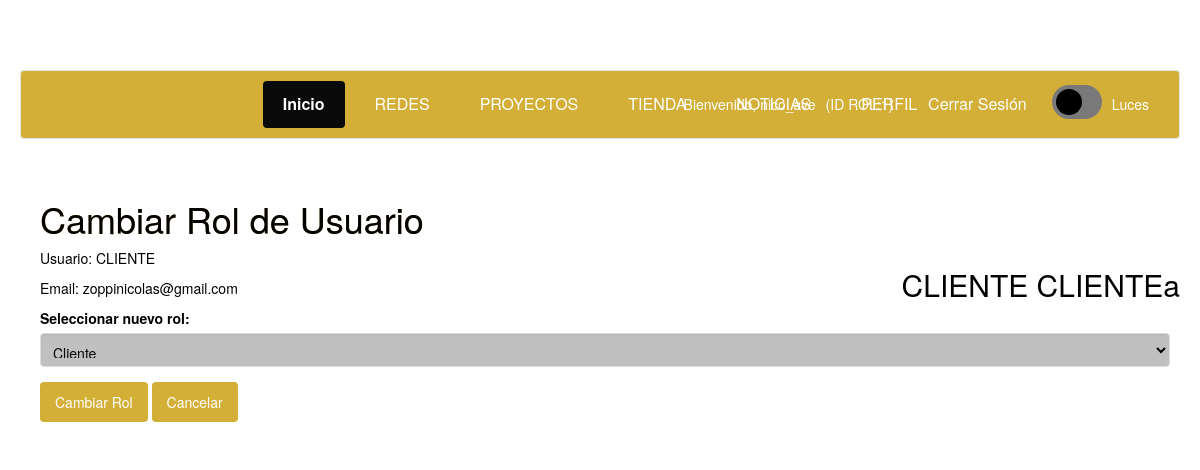
The page /admin/cambiar_rol.php?id=33 (signed in) on the database its author committed.
### tables this page shows
CREATE TABLE `usuarios` (
  `idusuario` int(11) NOT NULL,
  `nickname` varchar(255) NOT NULL,
  `email` varchar(255) NOT NULL,
  `contrasenia` varchar(255) NOT NULL,
  `fb_id` varchar(255) DEFAULT NULL,
  `foto` varchar(255) DEFAULT NULL,
  `descripcion` varchar(255) DEFAULT NULL,
  `twitter` varchar(255) DEFAULT NULL,
  `instagram` varchar(255) DEFAULT NULL,
  `facebook` varchar(255) DEFAULT NULL,
  `idestado` int(11) NOT NULL,
  `nombre` varchar(50) NOT NULL,
  `apellido` varchar(50) NOT NULL,
  `discord_id` varchar(255) DEFAULT NULL,
  `avatar` varchar(255) DEFAULT NULL,
  `fecha_registro` datetime NOT NULL DEFAULT current_timestamp()
);

CREATE TABLE `rol_usuarios` (
  `idrol` int(11) NOT NULL,
  `idusuario` int(11) NOT NULL
);

CREATE TABLE `roles` (
  `idrol` int(11) NOT NULL,
  `descripcion` varchar(255) NOT NULL
);

### admin/cambiar_rol.php (the view, shortened to what this page needs)
<?php
require '../conexion.php';
$userId = intval($_GET['id']);
$userQuery = mysqli_query($conexion, "SELECT * FROM usuarios WHERE idusuario = $userId");
$user = mysqli_fetch_assoc($userQuery);
$rolActual = 0;
$query_rol_actual = mysqli_query($conexion, "SELECT idrol FROM rol_usuarios WHERE idusuario = $userId");
if ($rol = mysqli_fetch_assoc($query_rol_actual)) {
    $rolActual = $rol['idrol'];
}
$roles = [];
$query_roles = mysqli_query($conexion, "SELECT * FROM roles");
while ($rol = mysqli_fetch_assoc($query_roles)) {
    $roles[] = $rol;
}
?>
<!DOCTYPE html>
<html lang="es">
<head>
    <link href="css/perfil.css" rel="stylesheet">
    <link rel="stylesheet" href="https://cdnjs.cloudflare.com/ajax/libs/font-awesome/6.0.0/css/all.min.css">
    <link href="css/EstilosAdicionalesABM.css" rel="stylesheet">
</head>
<body>
<?php include("header_admin.php"); ?>
<div class="container">
    <h1>Cambiar Rol de Usuario</h1>
    <div class="user-info">
        <h2><?php echo htmlspecialchars($user['nombre'] . ' ' . htmlspecialchars($user['apellido'])); ?></h2>
    </div>
        <p>Usuario: <?php echo htmlspecialchars($user['nickname']); ?></p>
        <p>Email: <?php echo htmlspecialchars($user['email']); ?></p>
    <form method="POST" action="cambiar_rol.php?id=<?php echo $userId; ?>">
        <div class="form-group">
            <label for="nuevo_rol">Seleccionar nuevo rol:</label>
            <select id="nuevo_rol" name="nuevo_rol" required class="form-control">
                <?php foreach ($roles as $rol): ?>
                    <option value="<?php echo $rol['idrol']; ?>" <?php echo ($rol['idrol'] == $rolActual) ? 'selected' : ''; ?>>
                        <?php echo htmlspecialchars($rol['descripcion']); ?>
                    </option>
                <?php endforeach; ?>
            </select>
        </div>
        <div class="form-actions">
            <button type="submit" class="btn btn-primary">Cambiar Rol</button>
            <a href="../ver_perfil.php?id=<?php echo $userId; ?>" class="btn btn-default">Cancelar</a>
        </div>
    </form>
</div>
</body>
</html>

### admin/header_admin.php (shortened to what this page needs)
<?php
include("../conexion.php");
$idusuario = $_SESSION['logueado'];
$consulta = mysqli_query($conexion, "SELECT * FROM usuarios WHERE idusuario = $idusuario");
while($respuesta = mysqli_fetch_assoc($consulta)) {
    $nick = $respuesta['nickname'];
    $rol = $_SESSION['rol'];
}
?>
<link href="css/perfil.css" rel="stylesheet">
<link rel="stylesheet" href="https://maxcdn.bootstrapcdn.com/bootstrap/3.3.5/css/bootstrap.min.css">
<link href="css/proyectlist.css" rel="stylesheet">
<link href="css/dark-mode.css" rel="stylesheet">
<link rel="stylesheet" href="https://cdnjs.cloudflare.com/ajax/libs/font-awesome/6.0.0/css/all.min.css">
<div class="navbar">
    <a href="../inicio.php" class="active">Inicio</a>
    <a href="redeslist.php">REDES</a>
    <a href="proyectoslist.php">PROYECTOS</a>
    <a href="../Archivo tienda.php">TIENDA</a>
    <a href="https://es.cointelegraph.com/tags/games">NOTICIAS</a>
    <a href="../perfil.php">PERFIL</a>
    <div class="user-info">
        <span>Bienvenido, <?php echo $nick; ?></span>
        <span>(ID ROL:<?php echo $rol; ?>)</span>
        <a href="../logout.php" style="color:rgb(0, 0, 0);">Cerrar Sesión</a>
        <label class="toggle-switch">
                <span class="slider"></span>
                </label>
                <span>Luces</span>
    </div>
</div>

### admin/css/perfil.css (style rules this page uses)
:root { --primary: rgb(212, 175, 55); --secondary: #000000; --dark: #36332d; --light: #f5f6fa; --success: #00b894; --danger: #d63031; --bg-color: #f5f6fa; --text-color: #2d3436; --card-bg: white; }
* { margin: 0; padding: 0; box-sizing: border-box; transition: background-color 0.3s, color 0.3s; }
body { font-family: 'Inter', sans-serif; background-color: var(--bg-color); color: var(--text-color); line-height: 1.6; padding: 20px; }
.container { max-width: 1200px; margin: 0 auto; padding: 20px; }
h1 { font-size: 2.5rem; margin-bottom: 10px; background: linear-gradient(45deg, var(--primary), var(--secondary)); -webkit-background-clip: text; background-clip: text; color: transparent; }
.toggle-switch { position: relative; display: inline-block; width: 60px; height: 30px; }
.slider { position: absolute; cursor: pointer; top: 0; left: 0; right: 0; bottom: 0; background-color: #ccc; transition: .4s; border-radius: 34px; }
.slider:before { position: absolute; content: ""; height: 22px; width: 22px; left: 4px; bottom: 4px; background-color: white; transition: .4s; border-radius: 50%; }
.navbar { background-color: #9b8028; overflow: hidden; display: flex; justify-content: center; padding: 10px 0; }
.navbar a { color: white; text-align: center; padding: 12px 20px; text-decoration: none; font-size: 16px; margin: 0 5px; border-radius: 4px; transition: background-color 0.3s; }
.navbar a.active { background-color: #0a0a0a; font-weight: bold; }
.user-info { position: absolute; right: 20px; color: white; display: flex; align-items: center; }
.user-info span { margin-right: 10px; }
.btn { background:rgb(212, 175, 55); color: white; border: none; padding: 10px 15px; border-radius: 4px; cursor: pointer; }

### admin/css/EstilosAdicionalesABM.css (style rules this page uses)
.form-group { margin-bottom: 15px; }
.form-group label { display: block; margin-bottom: 5px; font-weight: bold; }
.form-group input, .form-group select { width: 100%; padding: 8px; border: 1px solid rgb(221, 221, 221); border-radius: 4px; }
.btn { background:rgb(212, 175, 55); color: white; border: none; padding: 10px 15px; border-radius: 4px; cursor: pointer; }

### admin/css/proyectlist.css (style rules this page uses)
body { background-color: #121212; color: #e0e0e0; min-height: 200px; padding-top: 70px; }
.btn-default { background-color: #333333; color: #e0e0e0; border: 1px solid #444444; }
.container { background-color: #1a1a1a; padding: 20px; border-radius: 8px; }

### admin/css/dark-mode.css (style rules this page uses)
:root { --primary: rgb(212, 175, 55); --secondary: #000000; --bg-color: #ffffff; --text-color: rgb(2, 2, 2); --header-bg: rgb(212, 175, 55); --footer-bg: rgb(212, 175, 55); --card-bg: #c0c0c0; --border-color: #dee2e6; }
* { margin: 0; padding: 0; box-sizing: border-box; transition: background-color 0.3s, color 0.3s, border-color 0.3s; }
body, .container, .row, .col-md-12, .outer_div, .section-container, .game-section { background-color: var(--bg-color) !important; color: var(--text-color) !important; }
.toggle-switch { position: relative; display: inline-block; width: 60px; height: 34px; }
.slider { position: absolute; cursor: pointer; top: 0; left: 0; right: 0; bottom: 0; background-color: #797979; transition: .4s; border-radius: 34px; }
.slider:before { position: absolute; content: ""; height: 26px; width: 26px; left: 4px; bottom: 4px; background-color: rgb(0, 0, 0); transition: .4s; border-radius: 50%; }
.navbar, header { background-color: var(--header-bg) !important; border-color: var(--border-color); color: var(--text-color); }
.btn { background: var(--primary); color: white; border: none; padding: 10px 15px; border-radius: 4px; cursor: pointer; }
a { color: var(--primary); }
.form-control, .input-group-addon { background-color: var(--card-bg); color: var(--text-color); border-color: var(--border-color); }
.navbar a, .navbar-brand, footer, footer a, footer p { color: rgb(255, 255, 255) !important; }
h1, h2, h3, h4, h5, h6, .game-title, .section-title { color: var(--text-color) !important; }

### rows shown on the page
usuarios: nickname "nico_ave"
usuarios: nombre+apellido "CLIENTE CLIENTEa", nickname "CLIENTE", email "zoppinicolas@gmail.com"
rol_usuarios: nuevo_rol "Cliente"

### other values the page prints
$rol "1"
